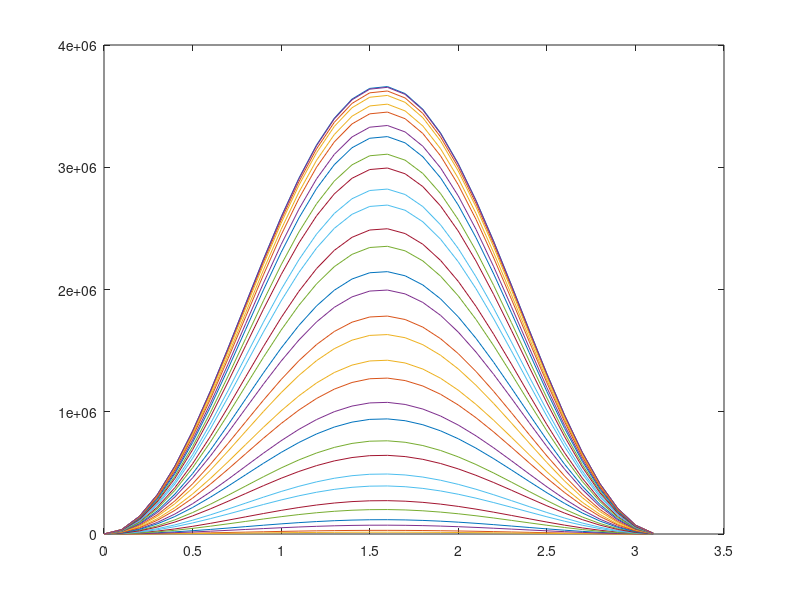

Source code (MATLAB):



[X,Y] = meshgrid(0:0.1:pi ,-0:0.1:pi );
%k=1;

k= [0,0.2,0.5,0.7,1,1.4];
for i = 1:5
    Z= (11680 + 730320.*i.*(cos(X)).^2).*(sin(Y)).^2;
end

figure
plot(Y,Z)


